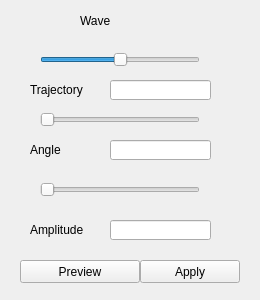
<?xml version="1.0" encoding="UTF-8"?>
<ui version="4.0">
 <class>WaveAdjustWidget</class>
 <widget class="QWidget" name="WaveAdjustWidget">
  <property name="geometry">
   <rect>
    <x>0</x>
    <y>0</y>
    <width>260</width>
    <height>300</height>
   </rect>
  </property>
  <property name="windowTitle">
   <string>Form</string>
  </property>
  <widget class="QPushButton" name="applyBtn">
   <property name="geometry">
    <rect>
     <x>140</x>
     <y>260</y>
     <width>100</width>
     <height>23</height>
    </rect>
   </property>
   <property name="text">
    <string>Apply</string>
   </property>
  </widget>
  <widget class="QSlider" name="strengthSlider">
   <property name="geometry">
    <rect>
     <x>40</x>
     <y>180</y>
     <width>160</width>
     <height>19</height>
    </rect>
   </property>
   <property name="minimum">
    <number>0</number>
   </property>
   <property name="maximum">
    <number>100</number>
   </property>
   <property name="orientation">
    <enum>Qt::Horizontal</enum>
   </property>
  </widget>
  <widget class="QLabel" name="label">
   <property name="geometry">
    <rect>
     <x>80</x>
     <y>10</y>
     <width>141</width>
     <height>21</height>
    </rect>
   </property>
   <property name="text">
    <string>Wave</string>
   </property>
  </widget>
  <widget class="QLineEdit" name="strengthEdit">
   <property name="geometry">
    <rect>
     <x>110</x>
     <y>220</y>
     <width>101</width>
     <height>20</height>
    </rect>
   </property>
   <property name="inputMethodHints">
    <set>Qt::ImhDigitsOnly</set>
   </property>
   <property name="text">
    <string/>
   </property>
  </widget>
  <widget class="QPushButton" name="previewBtn">
   <property name="geometry">
    <rect>
     <x>20</x>
     <y>260</y>
     <width>120</width>
     <height>23</height>
    </rect>
   </property>
   <property name="text">
    <string>Preview</string>
   </property>
  </widget>
  <widget class="QLabel" name="label_3">
   <property name="geometry">
    <rect>
     <x>30</x>
     <y>220</y>
     <width>71</width>
     <height>20</height>
    </rect>
   </property>
   <property name="text">
    <string>Amplitude</string>
   </property>
  </widget>
  <widget class="QSlider" name="angleSlider">
   <property name="geometry">
    <rect>
     <x>40</x>
     <y>110</y>
     <width>160</width>
     <height>19</height>
    </rect>
   </property>
   <property name="minimum">
    <number>0</number>
   </property>
   <property name="maximum">
    <number>100</number>
   </property>
   <property name="orientation">
    <enum>Qt::Horizontal</enum>
   </property>
  </widget>
  <widget class="QLineEdit" name="angleEdit">
   <property name="geometry">
    <rect>
     <x>110</x>
     <y>140</y>
     <width>101</width>
     <height>20</height>
    </rect>
   </property>
   <property name="inputMethodHints">
    <set>Qt::ImhDigitsOnly</set>
   </property>
   <property name="text">
    <string/>
   </property>
  </widget>
  <widget class="QLabel" name="label_4">
   <property name="geometry">
    <rect>
     <x>30</x>
     <y>140</y>
     <width>71</width>
     <height>20</height>
    </rect>
   </property>
   <property name="text">
    <string>Angle</string>
   </property>
  </widget>
  <widget class="QSlider" name="motionSlider">
   <property name="geometry">
    <rect>
     <x>40</x>
     <y>50</y>
     <width>160</width>
     <height>19</height>
    </rect>
   </property>
   <property name="minimum">
    <number>-100</number>
   </property>
   <property name="maximum">
    <number>100</number>
   </property>
   <property name="orientation">
    <enum>Qt::Horizontal</enum>
   </property>
  </widget>
  <widget class="QLineEdit" name="motionEdit">
   <property name="geometry">
    <rect>
     <x>110</x>
     <y>80</y>
     <width>101</width>
     <height>20</height>
    </rect>
   </property>
   <property name="inputMethodHints">
    <set>Qt::ImhDigitsOnly</set>
   </property>
   <property name="text">
    <string/>
   </property>
  </widget>
  <widget class="QLabel" name="label_5">
   <property name="geometry">
    <rect>
     <x>30</x>
     <y>80</y>
     <width>71</width>
     <height>20</height>
    </rect>
   </property>
   <property name="text">
    <string>Trajectory</string>
   </property>
  </widget>
 </widget>
 <resources/>
 <connections/>
</ui>
